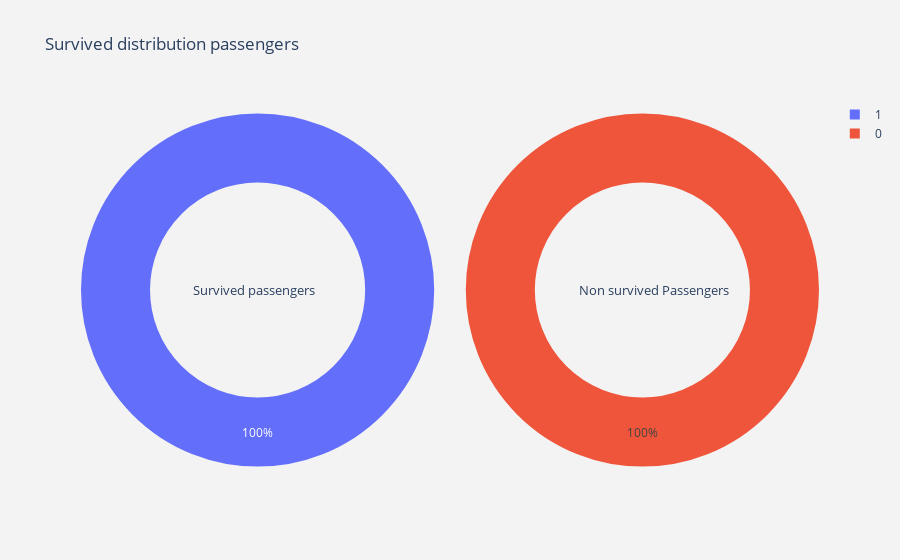
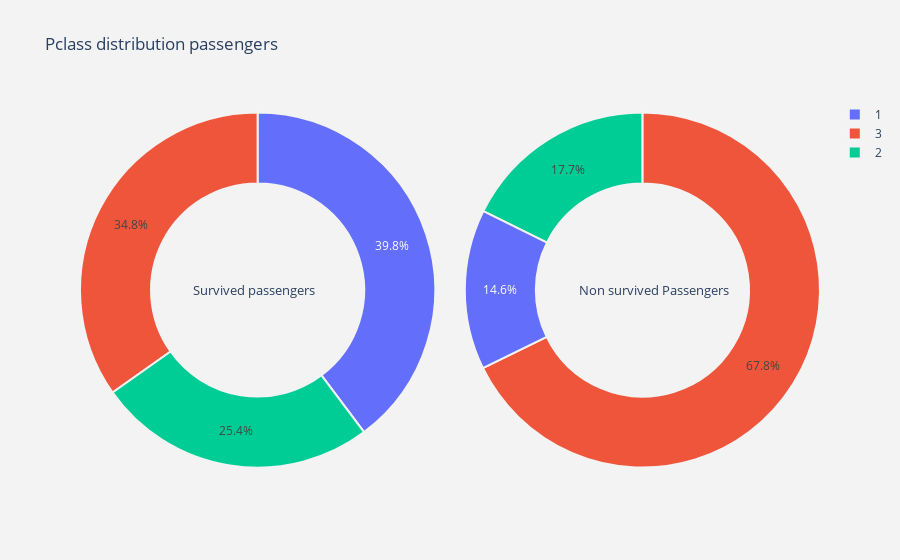
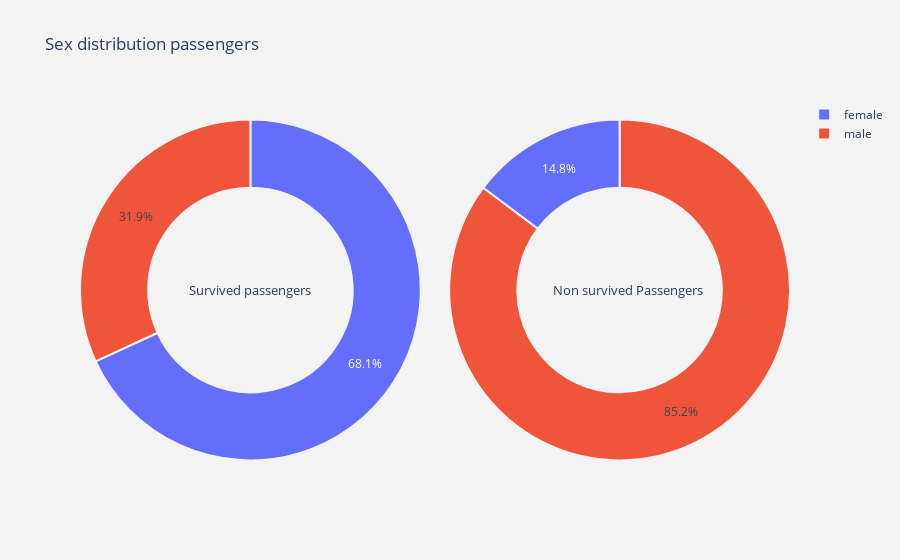
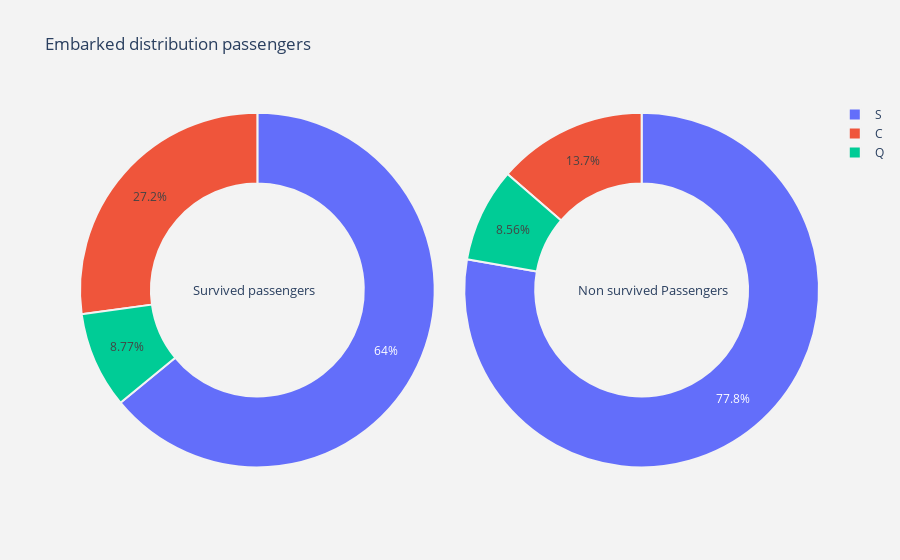

These figures' notebook cell, in order:
### Code cell
#Separating churn and non churn customers
Survived     = data[data["Survived"] == 1]
Not_Survived = data[data["Survived"] == 0]

#Separating catagorical and numerical columns
Id_col     = ['PassengerId']
target_col = ["Survived"]
cat_cols   = data.nunique()[data.nunique() < 6].keys().tolist()
num_cols   = [x for x in data.columns if x not in cat_cols + target_col + Id_col]

#function  for pie plot for customer attrition types
def plot_pie(column) :
    
    trace1 = go.Pie(values  = Survived[column].value_counts().values.tolist(),
                    labels  = Survived[column].value_counts().keys().tolist(),
                    hoverinfo = "label+percent+name",
                    domain  = dict(x = [0,.48]),
                    name    = "Survived passengers",
                    marker  = dict(line = dict(width = 2,
                                               color = "rgb(243,243,243)")
                                  ),
                    hole    = .6
                   )
    trace2 = go.Pie(values  = Not_Survived[column].value_counts().values.tolist(),
                    labels  = Not_Survived[column].value_counts().keys().tolist(),
                    hoverinfo = "label+percent+name",
                    marker  = dict(line = dict(width = 2,
                                               color = "rgb(243,243,243)")
                                  ),
                    domain  = dict(x = [.52,1]),
                    hole    = .6,
                    name    = "Non survived Passengers" 
                   )


    layout = go.Layout(dict(title = column + " distribution passengers ",
                            plot_bgcolor  = "rgb(243,243,243)",
                            paper_bgcolor = "rgb(243,243,243)",
                            annotations = [dict(text = "Survived passengers",
                                                font = dict(size = 13),
                                                showarrow = False,
                                                x = .15, y = .5),
                                           dict(text = "Non survived Passengers",
                                                font = dict(size = 13),
                                                showarrow = False,
                                                x = .88,y = .5
                                               )
                                          ]
                           )
                      )
    data1 = [trace1,trace2]
    fig  = go.Figure(data = data1,layout = layout)
    py.iplot(fig)


#function  for histogram for customer attrition types
def histogram(column) :
    trace1 = go.Histogram(x  = Survived[column],
                          histnorm= "percent",
                          name = "Survived passengers",
                          marker = dict(line = dict(width = .5,
                                                    color = "black"
                                                    )
                                        ),
                         opacity = .9 
                         ) 
    
    trace2 = go.Histogram(x  = Not_Survived[column],
                          histnorm = "percent",
                          name = "Non survived Passengers",
                          marker = dict(line = dict(width = .5,
                                              color = "black"
                                             )
                                 ),
                          opacity = .9
                         )
    
    data1 = [trace1,trace2]
    layout = go.Layout(dict(title =column + " distribution passengers ",
                            plot_bgcolor  = "rgb(243,243,243)",
                            paper_bgcolor = "rgb(243,243,243)",
                            xaxis = dict(gridcolor = 'rgb(255, 255, 255)',
                                             title = column,
                                             zerolinewidth=1,
                                             ticklen=5,
                                             gridwidth=2
                                            ),
                            yaxis = dict(gridcolor = 'rgb(255, 255, 255)',
                                             title = "percent",
                                             zerolinewidth=1,
                                             ticklen=5,
                                             gridwidth=2
                                            ),
                           )
                      )
    fig  = go.Figure(data=data1,layout=layout)
    
    py.iplot(fig)
    


#for all categorical columns plot pie
for i in cat_cols :
    plot_pie(i)

#for all categorical columns plot histogram    
for i in num_cols :
    histogram(i)

### Figure 1 — Plotly figure (JSON) as saved in the notebook; plotly's stock layout.template omitted (floating-point values rounded to 4 significant figures)
{"data": [{"domain": {"x": [0, 0.48]}, "hole": 0.6, "hoverinfo": "label+percent+name", "labels": [1], "marker": {"line": {"color": "rgb(243,243,243)", "width": 2}}, "name": "Survived passengers", "type": "pie", "values": [342]}, {"domain": {"x": [0.52, 1]}, "hole": 0.6, "hoverinfo": "label+percent+name", "labels": [0], "marker": {"line": {"color": "rgb(243,243,243)", "width": 2}}, "name": "Non survived Passengers", "type": "pie", "values": [549]}], "layout": {"annotations": [{"font": {"size": 13}, "showarrow": false, "text": "Survived passengers", "x": 0.15, "y": 0.5}, {"font": {"size": 13}, "showarrow": false, "text": "Non survived Passengers", "x": 0.88, "y": 0.5}], "paper_bgcolor": "rgb(243,243,243)", "plot_bgcolor": "rgb(243,243,243)", "title": {"text": "Survived distribution passengers "}}}

### Figure 2 — Plotly figure (JSON) as saved in the notebook; plotly's stock layout.template omitted (floating-point values rounded to 4 significant figures)
{"data": [{"domain": {"x": [0, 0.48]}, "hole": 0.6, "hoverinfo": "label+percent+name", "labels": [1, 3, 2], "marker": {"line": {"color": "rgb(243,243,243)", "width": 2}}, "name": "Survived passengers", "type": "pie", "values": [136, 119, 87]}, {"domain": {"x": [0.52, 1]}, "hole": 0.6, "hoverinfo": "label+percent+name", "labels": [3, 2, 1], "marker": {"line": {"color": "rgb(243,243,243)", "width": 2}}, "name": "Non survived Passengers", "type": "pie", "values": [372, 97, 80]}], "layout": {"annotations": [{"font": {"size": 13}, "showarrow": false, "text": "Survived passengers", "x": 0.15, "y": 0.5}, {"font": {"size": 13}, "showarrow": false, "text": "Non survived Passengers", "x": 0.88, "y": 0.5}], "paper_bgcolor": "rgb(243,243,243)", "plot_bgcolor": "rgb(243,243,243)", "title": {"text": "Pclass distribution passengers "}}}

### Figure 3 — Plotly figure (JSON) as saved in the notebook; plotly's stock layout.template omitted (floating-point values rounded to 4 significant figures)
{"data": [{"domain": {"x": [0, 0.48]}, "hole": 0.6, "hoverinfo": "label+percent+name", "labels": ["female", "male"], "marker": {"line": {"color": "rgb(243,243,243)", "width": 2}}, "name": "Survived passengers", "type": "pie", "values": [233, 109]}, {"domain": {"x": [0.52, 1]}, "hole": 0.6, "hoverinfo": "label+percent+name", "labels": ["male", "female"], "marker": {"line": {"color": "rgb(243,243,243)", "width": 2}}, "name": "Non survived Passengers", "type": "pie", "values": [468, 81]}], "layout": {"annotations": [{"font": {"size": 13}, "showarrow": false, "text": "Survived passengers", "x": 0.15, "y": 0.5}, {"font": {"size": 13}, "showarrow": false, "text": "Non survived Passengers", "x": 0.88, "y": 0.5}], "paper_bgcolor": "rgb(243,243,243)", "plot_bgcolor": "rgb(243,243,243)", "title": {"text": "Sex distribution passengers "}}}

### Figure 4 — Plotly figure (JSON) as saved in the notebook; plotly's stock layout.template omitted (floating-point values rounded to 4 significant figures)
{"data": [{"domain": {"x": [0, 0.48]}, "hole": 0.6, "hoverinfo": "label+percent+name", "labels": ["S", "C", "Q"], "marker": {"line": {"color": "rgb(243,243,243)", "width": 2}}, "name": "Survived passengers", "type": "pie", "values": [219, 93, 30]}, {"domain": {"x": [0.52, 1]}, "hole": 0.6, "hoverinfo": "label+percent+name", "labels": ["S", "C", "Q"], "marker": {"line": {"color": "rgb(243,243,243)", "width": 2}}, "name": "Non survived Passengers", "type": "pie", "values": [427, 75, 47]}], "layout": {"annotations": [{"font": {"size": 13}, "showarrow": false, "text": "Survived passengers", "x": 0.15, "y": 0.5}, {"font": {"size": 13}, "showarrow": false, "text": "Non survived Passengers", "x": 0.88, "y": 0.5}], "paper_bgcolor": "rgb(243,243,243)", "plot_bgcolor": "rgb(243,243,243)", "title": {"text": "Embarked distribution passengers "}}}
